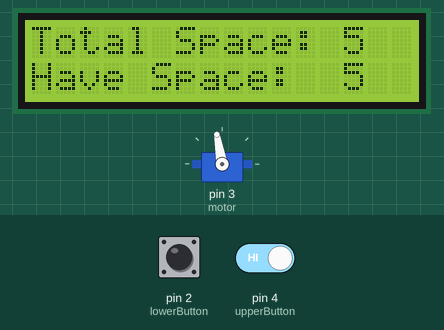
A sketch run on a simulated Arduino Uno, built with avr-gcc and run on an emulated ATmega328P. Parts: servo, 16×2 character LCD. The inputs (shaded band) are chosen by the test bench; at power-on: pin 2 (lowerButton) HIGH, pin 4 (upperButton) HIGH.

Above: at 3.2 s.
3.3 s: pin 2 (lowerButton) pulled LOW for 0.15 s
At 4.1 s:
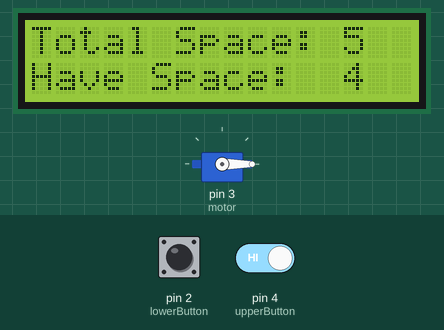
4.9 s: pin 2 (lowerButton) driven LOW and pin 4 (upperButton) driven LOW
At 6.5 s:
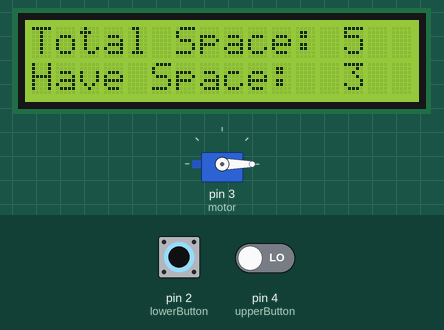
7.9 s: pin 2 (lowerButton) driven HIGH
At 8.5 s:
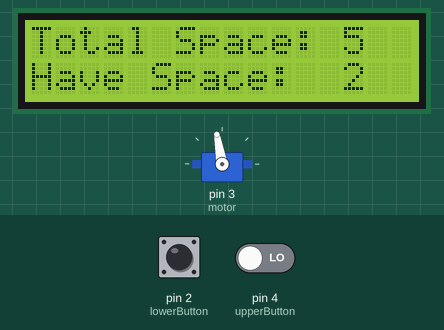
9.4 s: pin 2 (lowerButton) driven LOW
At 12.1 s:
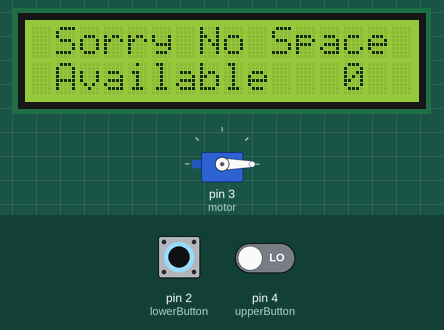
Timing chart, 0 to 13.4 s (numbered marks = the images above; inputs shaded):
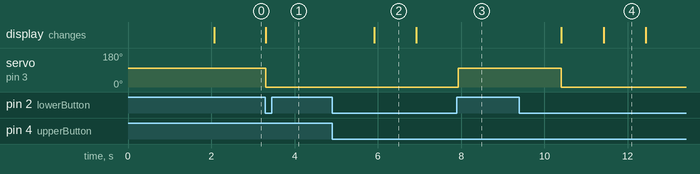

Measured:
- after the input at 3.3 s, servo on pin 3 (motor): 100° → 0° at once; the display: changes at once (image 1)
- after the input at 4.9 s, the display: changes after 1.0 s (image 2)
- after the input at 7.9 s, servo on pin 3 (motor): 0° → 100° at once
- after the input at 9.4 s, servo on pin 3 (motor): 100° → 0° after 1.0 s; the display: first changes after 1.0 s (image 4 shows a later state)
- what the display in image 2 shows lasts 1.0 s, from 5.9 s to 6.9 s

The sketch:

Automatic_Parking_System.ino
```cpp
#include <LiquidCrystal.h>
LiquidCrystal lcd(A0, A1, A2, A3, A4, A5);
#include <Servo.h>

Servo motor;

int lowerButton = 2;
int upperButton = 4;

int totalSpace = 5;
int availableSpace;

int gate1 = 0;
int gate2 = 0;

void setup() {
  pinMode(lowerButton, INPUT);
  pinMode(upperButton, INPUT);
  motor.attach(3);
  motor.write(100);

  lcd.begin(16, 2);
  lcd.setCursor(0, 0);
  lcd.print(" Car Parking ");
  lcd.setCursor(0, 1);
  lcd.print("    System   ");
  delay(2000);
  lcd.clear();

  availableSpace = totalSpace;

}

void loop() {
  if (digitalRead(lowerButton) == LOW && gate1 == 0){
    if (availableSpace > 0){
      gate1 = 1;
      if (gate2 == 0){
        motor.write(0);
        availableSpace = availableSpace - 1;
      }
    }
    else{
      lcd.setCursor(0, 0);
      lcd.print(" Sorry No Space ");
      lcd.setCursor(0, 1);
      lcd.print(" Available ");
      delay(1000);
      lcd.clear();
    }
  }

  if (digitalRead(upperButton) == LOW && gate2 == 0){
    gate2 = 1;
    if (gate1 = 0){
      motor.write(0);
      availableSpace = availableSpace + 1;
    }
  }

  if (gate1 == 1 && gate2 == 1){
    delay(1000);
    motor.write(100);
    gate1 = 0, gate2 = 0;
  }

  lcd.setCursor(0, 0);
  lcd.print("Total Space: ");
  lcd.print(totalSpace);

  lcd.setCursor(0, 1);
  lcd.print("Have Space:  ");
  lcd.print(availableSpace);
}
```
